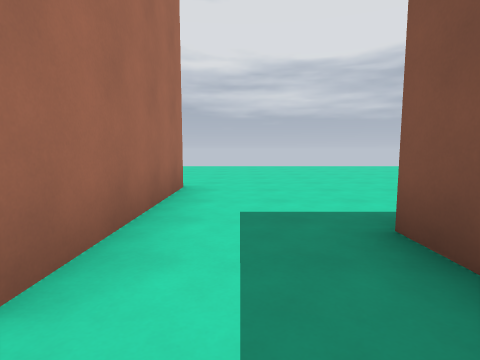
View 1 (above)

17 first-person views from a walk through a Godot game level. The camera is 1.3 m above the floor, tilts 6° down and sees 80° across. The floor is counted in squares, 2 m on a side. Each view is taken from the middle of a square. On the plan, view 1 faces up. The plan holds only what a view shows up to about 9 squares ahead; the rest is blank. The place goes on beyond the plan. Characters and animated objects are left out. Surface patterns are stand-ins for the level's own textures.

View 2
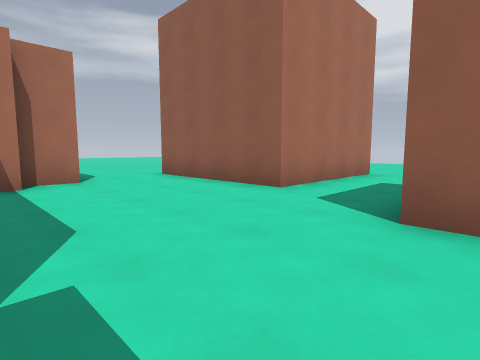

View 3
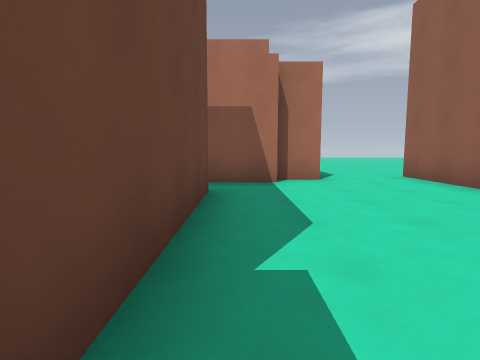

View 4
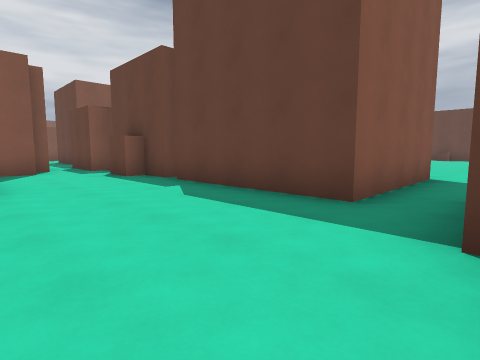

View 5
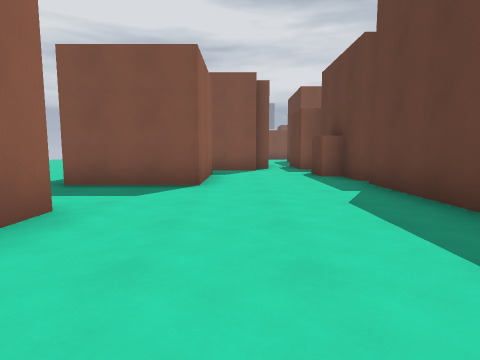

View 6
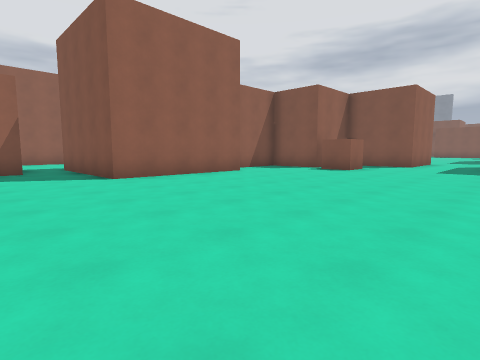

View 7
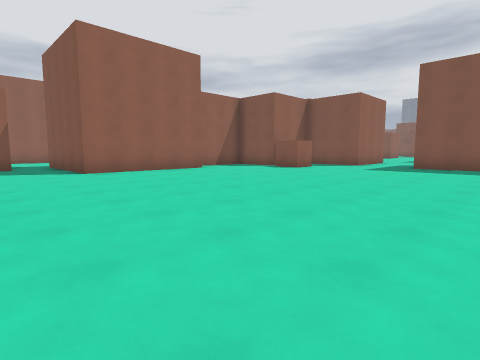

View 8
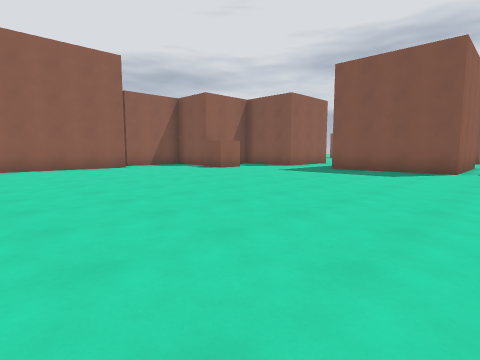

View 9
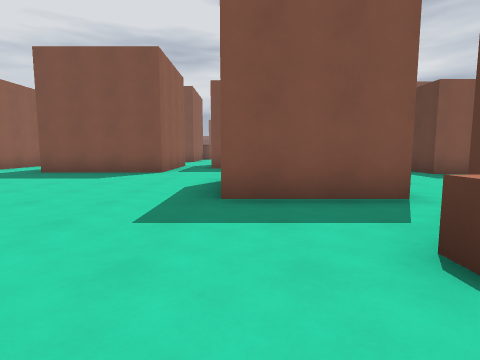

View 10
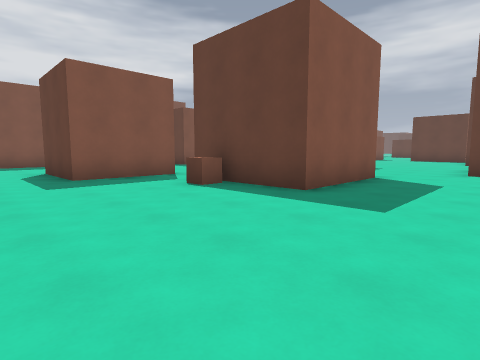

View 11
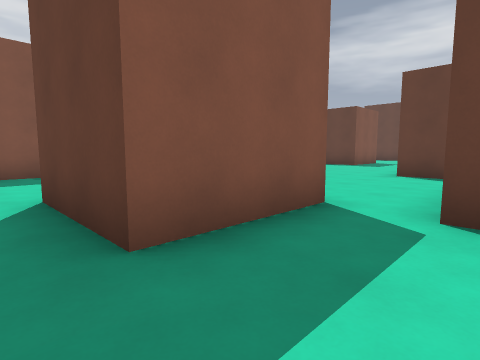

View 12
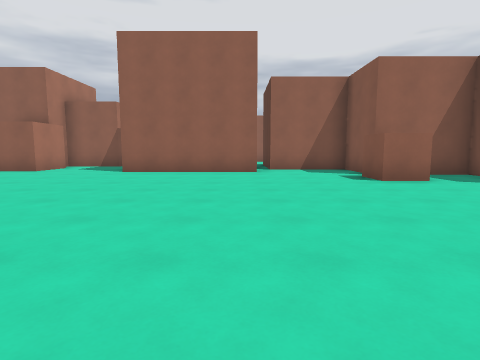

View 13
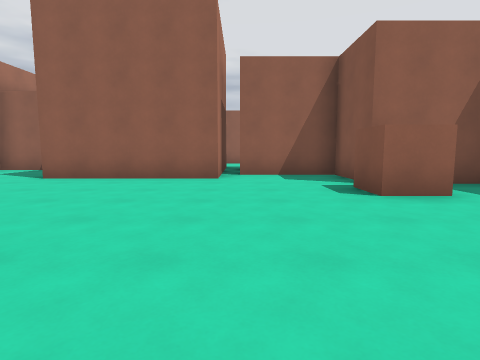

View 14
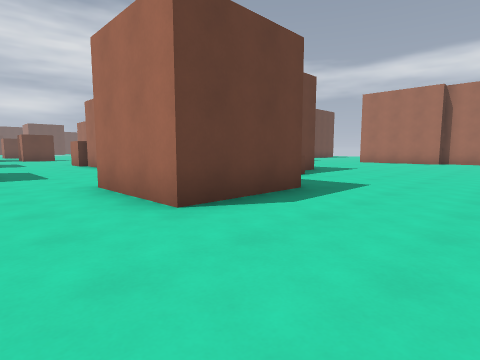

View 15
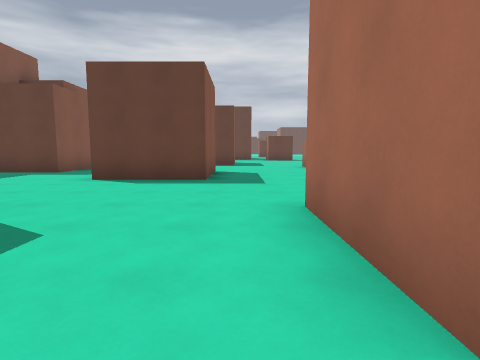

View 16
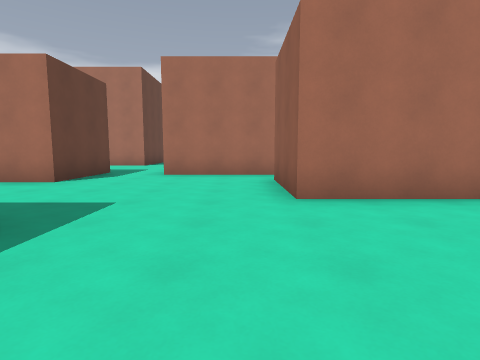

View 17
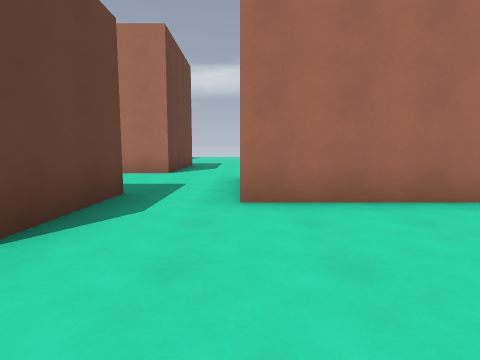

### Floor plan
Points are (right, up) in squares from view 1. A wall is a line through its corners. A room is listed if a view was taken in it or the views show most of it. See-through windows are left out.
Room 1 (views 1, 2, 3, 4, 5)
walls: (1.9, -3.5) (3, -3.5) (3, -3) (4, -3); (-1, 1) (-5, 1); (-2.5, -4.5) (-2.5, -3.5) (1.5, -3.5); (-3.7, -2.1) (-3.7, -3.8); (3.8, -0.2) (1.3, -0.2); (-4.2, -1.1) (-4.2, -2.2); (5, -1.6) (5, -0.1); (6, -2.1) (6, -1.6)
ways out: opening at (-3, -4) to room 2; opening at (0.5, 1.5); opening at (4, 0.5)
Room 2 (views 6, 7, 8, 9, 10, 11, 12, 13, 14, 15, 16, 17)
walls: (1.7, -18.7) (4.2, -18.7) (4.2, -21.2) (1.7, -21.2) (1.7, -18.7); (7.5, -16.8) (6.3, -16.8) (6.3, -13.2); (8, -19.5) (8, -18.6); (4, -10) (4, -9); (-2.5, -24) (-2.5, -21) (0.5, -21) (0.5, -24); (-0.2, -25.7) (2.3, -25.7) (2.3, -26.9); (4.5, -7.9) (4.5, -6.5) (2, -6.5); (5.7, -26.8) (5.7, -24.3) (8.2, -24.3); (-5.1, -26) (-4, -26) (-4, -27.4); (1.5, -5.4) (1.5, -7.5) (-2.5, -7.5) (-2.5, -4.5); (-3.6, -4.8) (-4.2, -4.8); (10.2, -27.1) (10.2, -26.2) (12, -26.2)
low walls: (-0.8, -20.9) (-0.8, -20.3) (-0.2, -20.3)
ways out: opening at (-3, -4) to room 1; opening at (6, -12); opening at (8.5, -17)

Positions as (right, up) in squares from view 1, and headings:
1: (0, 0), facing up
2: (2, -3), facing up-left
3: (2, -3), facing left
4: (-4, 0), facing down-right
5: (-4, -1), facing right
6: (-5, -14), facing up-right
7: (-5, -16), facing up-right
8: (-3, -18), facing up-right
9: (-2, -19), facing right
10: (-5, -17), facing down-right
11: (0, -18), facing down-right
12: (1, -16), facing up
13: (2, -14), facing up
14: (6, -16), facing down-left
15: (5, -18), facing down
16: (8, -22), facing left
17: (4, -24), facing left
